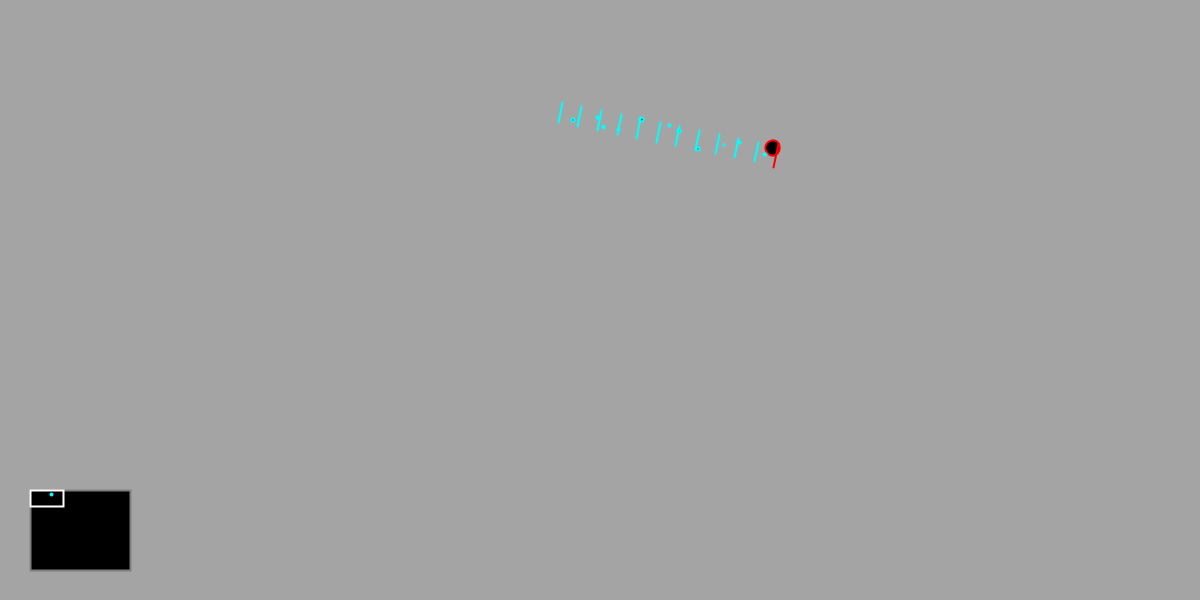
Frame 1 (no input)
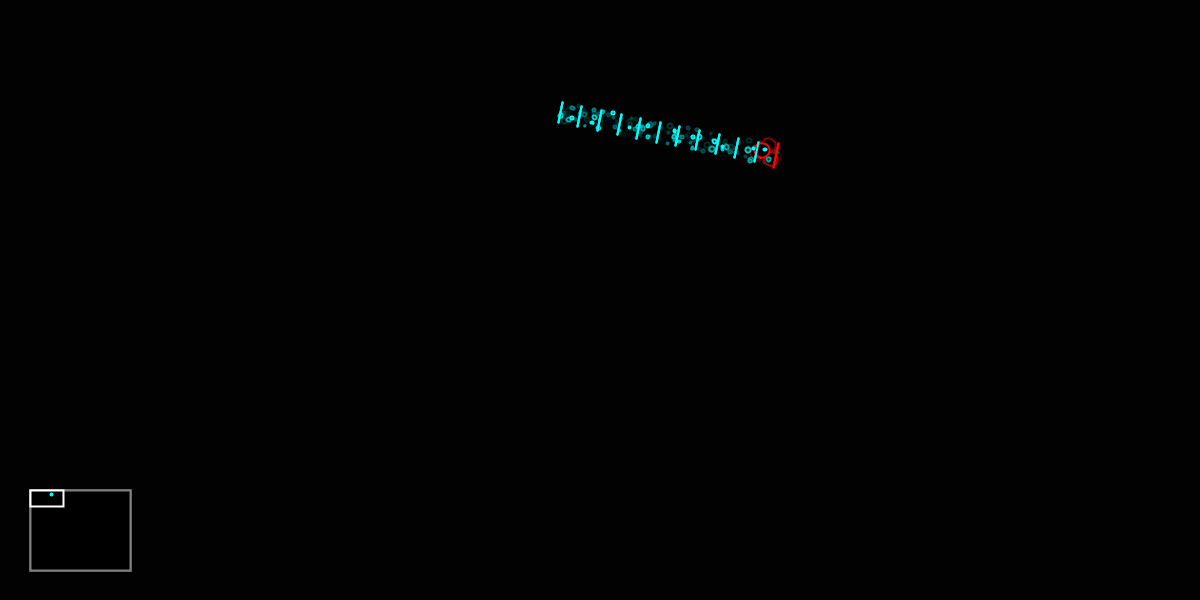
Frame 60 (the mouse pressed at the canvas centre just before this capture)
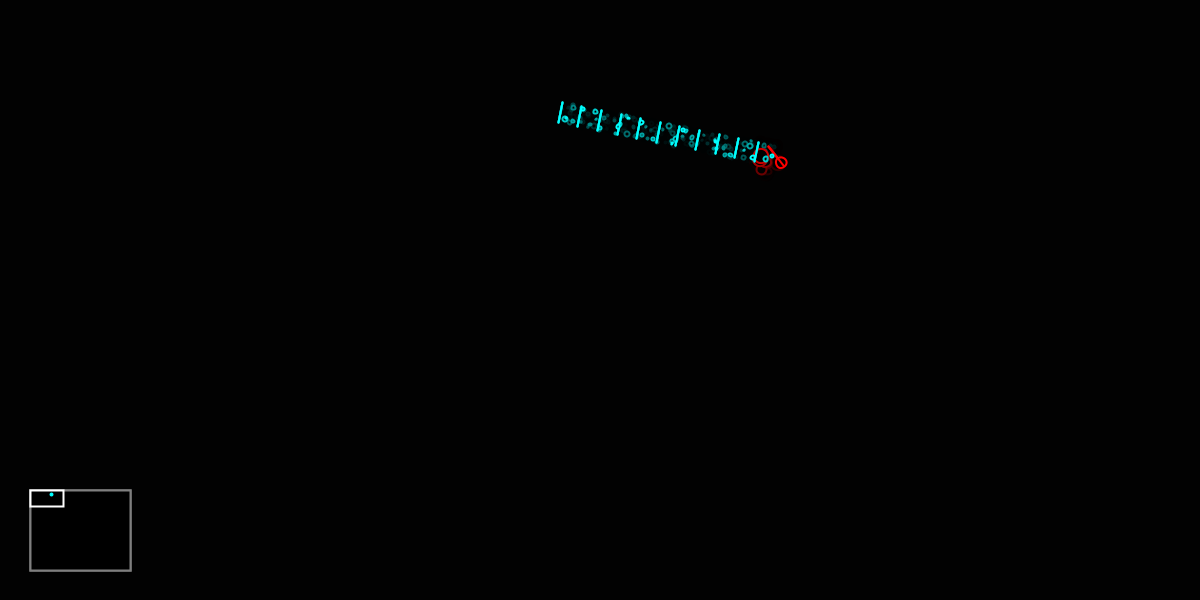
Frame 120 (the mouse held since frame 60 and released just before this capture)

The Processing sketch that drew these frames (run headless with seeded random() and noise(); from frame 60 on, the mouse is pressed at the canvas centre):

// Processing sketch: snake_magic_accordion
// ── snake_magic_accordion.pde
float len=20;
float baseLength=len;
int segs=12;

float x0, y0;
float[] x=new float[segs];
float[] y=new float[segs];
float angle;

boolean dragged;
float easing=.05;
float baseEasing=easing;
float rad;
float W, H;
float panx=0;
float pany=0;

float mapW, mapH, mapX, mapY, mmX, mmY, boxW, boxH;

boolean overMap, active, lockout;

float proximity;

boolean[] arrowkeys=new boolean[4];
float keyPan=10;



void setup() {
  size(1200, 600);
  smooth();

  x0=random(0, width);
  x[0]=x0;
  y0=random(0, height);
  y[0]=y0;
  W=width*3;
  H=height*5;

  mapW=100;
  mapH=80;
  mapX=30;
  mapY=height-mapX-mapH;
  boxW=mapW * width / W;
  boxH=mapH * height / H;
}



void draw() {

  if (mouseX>mapX && mouseX<mapX+mapW
    && mouseY>mapY && mouseY<mapY+mapH) overMap=true;
  else overMap=false;
  if (overMap && mousePressed && !lockout) active=true;
  if (!overMap && !active && mousePressed) lockout=true;
  if (!mousePressed) {
    lockout=false;
    active=false;
  }

  if (active) {
    mmX=constrain(mouseX, mapX+boxW/2, mapX + mapW - boxW/2);
    mmY=constrain(mouseY, mapY+boxH/2, mapY + mapH - boxH/2);
    mmX -= mapX + boxW/2;
    mmY -= mapY + boxH/2;
    panx= (mmX / (mapW - boxW) ) * (W-width);
    pany= (mmY / (mapH - boxH) ) * (H-height);
  }


  fill(0, 50);
  noStroke();
  rect(0, 0, W, H);


  if (!active && mousePressed) {
    if (mouseX>width-10) panx+=15;
    if (mouseX<10) panx-=15; 
    if (mouseY>height-10) pany+=15;
    if (mouseY<10) pany-=15;
  }

  if (arrowkeys[0] || arrowkeys[1] || arrowkeys[2] || arrowkeys[3]) {
    if (arrowkeys[0]) {
      x0=max(0, x0-keyPan);
      if (x0<panx) panx-=keyPan;
    }
    if (arrowkeys[1]) {
      x0=min(W, x0+keyPan);
      if (x0>width+panx) panx+=keyPan;
    }
    if (arrowkeys[2]) {
      y0=max(0, y0-keyPan);
      if (y0<pany) pany-=keyPan;
    }
    if (arrowkeys[3]) {
      y0=min(H, y0+keyPan);
      if (y0>height+pany) pany+=keyPan;
    }
  }

  panx=constrain(panx, 0, W-width);
  pany=constrain(pany, 0, H-height);

  strokeWeight(2);
  stroke(127);
  fill(0);
  rect(mapX, mapY, mapW, mapH);
  stroke(255);
  rect(mapX + mapW * panx / W, mapY + mapH * pany / H, 
  boxW, boxH);
  stroke(0, 255, 255);
  ellipse(mapX + mapW * x[0] / W, mapY + mapH * y[0] / H, 2, 2);


  translate(-panx, -pany);

  /*
  noFill();
   for (int i=0; i<10; i++) {
   strokeWeight(sqrt(i+1));
   stroke(0, 255-25*i, 25*i);
   ellipse(W/2, H/2, 40*sq(i), 40*sq(i));
   }
   strokeWeight(2);
   */

  angle = atan2(mouseY+pany-y[0], mouseX+panx-x[0]);

  if (!mousePressed) {
    dragged=false;
    easing = baseEasing;
  }

  if (dragged) {
    x0=mouseX+panx-len*cos(angle);
    y0=mouseY+pany-len*sin(angle);
    float speed=dist(mouseX, mouseY, pmouseX, pmouseY);
    speed=sqrt(speed);
    len += .2 * speed;
    easing = baseEasing + .005 * speed;
  }

  proximity=dist(x0, y0, x[0], y[0]);
  if (proximity < 200) len -= 5  /  max(3, sqrt(proximity));
  len=max(baseLength, len);


  x[0] += easing * (x0-x[0]);
  y[0] += easing * (y0-y[0]);
  if (abs(x0-x[0]) < 2 ) x[0]=x0;
  if (abs(y0-y[0]) < 2 ) y[0]=y0;


  stroke(255, 0, 0);

  pushMatrix();
  translate(x[0], y[0]);
  rotate(angle);
  rad=random(5, 15);
  ellipse(random(0, len), random(-10, 10), rad, rad);
  line(0, -len/1.65, 0, len/1.65);
  popMatrix();


  stroke(0, 255, 255);
  for (int i=0; i<segs-1; i++) {

    angle = atan2(y[i]-y[i+1], x[i]-x[i+1]);

    x[i+1]=x[i]-len*cos(angle);
    y[i+1]=y[i]-len*sin(angle);

    pushMatrix();
    translate(x[i+1], y[i+1]);
    rotate(angle);
    rad=random(1, 5);
    ellipse(random(0, len), random(-10, 10), rad, rad);
    line(0, -len/2, 0, len/2);
    popMatrix();
  }
}



void mouseDragged() {
  if (!active && !overMap) dragged=true;
}



void mouseReleased() {
  if (!active && !overMap) {
    x0=mouseX+panx-len*cos(angle);
    y0=mouseY+pany-len*sin(angle);
  }
}


void keyPressed() {
  if (keyCode == LEFT) arrowkeys[0]=true;
  if (keyCode == RIGHT) arrowkeys[1]=true;
  if (keyCode == UP) arrowkeys[2]=true;
  if (keyCode == DOWN) arrowkeys[3]=true;
}

void keyReleased() { 
  if (keyCode == LEFT) arrowkeys[0]=false;
  if (keyCode == RIGHT) arrowkeys[1]=false;
  if (keyCode == UP) arrowkeys[2]=false;
  if (keyCode == DOWN) arrowkeys[3]=false;
}
